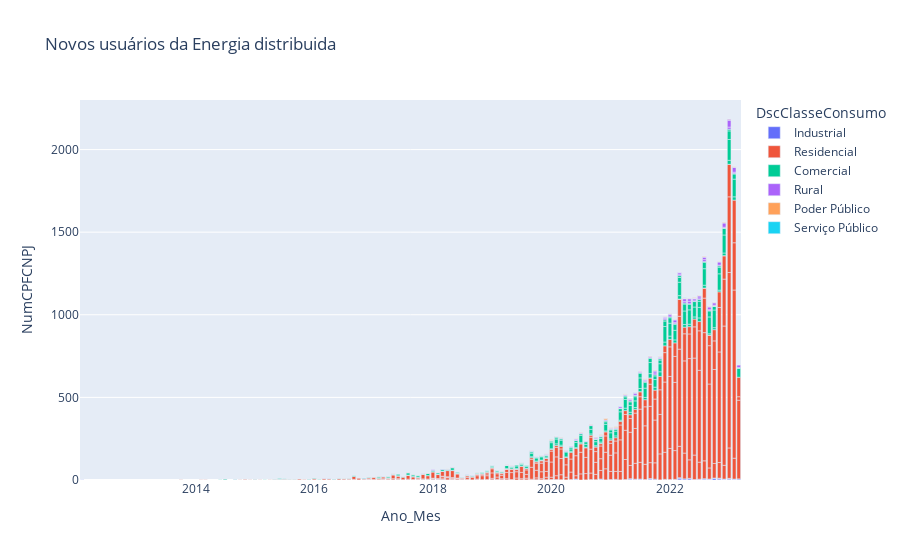

Notebook code for this chart:
### Code cell
import plotly.express as px
import pandas as pd
import dash
import dash_core_components as dcc
import dash_html_components as html
from dash.dependencies import Input, Output


df['Mes'] = pd.DatetimeIndex(df['DthAtualizaCadastralEmpreend']).month
df['Ano'] = pd.DatetimeIndex(df['DthAtualizaCadastralEmpreend']).year
df['Ano_Mes'] = pd.to_datetime(df['DthAtualizaCadastralEmpreend']).dt.strftime('%Y-%m')


# cria uma cópia do DataFrame sem valores nulos de NumCPFCNPJ
df_clean = df.dropna(subset=['NumCPFCNPJ']).copy()

# filtra apenas as SigUFs desejadas
df_clean = df_clean[df_clean['SigUF'].isin(['BA', 'AL', 'AC', 'AM', 'AP'])]

# agrupa os dados por ano, mês, SigUF e DscClasseConsumo
counts = df_clean.groupby(['Ano_Mes', 'SigUF', 'DscClasseConsumo']).agg({'NumCPFCNPJ': 'nunique'}).reset_index()

# Cria uma lista com as opções de SigUF
sigufs = df_clean['SigUF'].unique()

# cria o gráfico de áreas empilhadas animado
fig_3 = px.bar(counts, x="Ano_Mes", y="NumCPFCNPJ", color="DscClasseConsumo", title="Novos usuários da Energia distribuida")

# cria o aplicativo Dash
app = dash.Dash(__name__)

# cria a caixa de seleção
siguf_dropdown = dcc.Dropdown(
    id='siguf_dropdown',
    options=[{'label': siguf, 'value': siguf} for siguf in sigufs],
    value=sigufs[0]
)

# define o layout do aplicativo
app.layout = html.Div([
    html.H1('Novos usuários da Energia distribuida'),
    siguf_dropdown,
    dcc.Graph(id='grafico')
])

# define a função de callback que atualiza o gráfico quando a caixa de seleção é alterada
@app.callback(
    Output('grafico', 'figure'),
    Input('siguf_dropdown', 'value')
)
def update_graph(siguf):
    # filtra os dados de acordo com a SigUF selecionada na caixa de seleção
    counts_filtered = counts[counts['SigUF'] == siguf]
    # cria um novo gráfico com os dados filtrados
    fig_3_filtered = px.bar(counts_filtered, x="Ano_Mes", y="NumCPFCNPJ", color="DscClasseConsumo")
    fig_3_filtered.update_layout(title_text="Novos usuários da Energia distribuida ({})".format(siguf))
    # retorna o novo gráfico
    return fig_3_filtered

### Figure 1 — Plotly figure (JSON) as saved in the notebook; plotly's stock layout.template omitted (floating-point values rounded to 4 significant figures; data arrays with more than 128 entries replaced by an {"elided": "..."} marker saying what was removed)
{"data": [{"alignmentgroup": "True", "hovertemplate": "DscClasseConsumo=Industrial<br>Ano_Mes=%{x}<br>NumCPFCNPJ=%{y}<extra></extra>", "legendgroup": "Industrial", "marker": {"color": "#636efa", "pattern": {"shape": ""}}, "name": "Industrial", "offsetgroup": "Industrial", "orientation": "v", "showlegend": true, "textposition": "auto", "type": "bar", "x": ["2012-02", "2014-09", "2016-05", "2016-07", "2016-11", "2016-12", "2017-01", "2017-10", "2018-01", "2018-02", "2018-03", "2018-04", "2018-05", "2018-06", "2018-08", "2018-10", "2018-10", "2018-11", "2019-01", "2019-02", "2019-03", "2019-04", "2019-07", "2019-08", "2019-09", "2019-10", "2019-10", "2019-11", "2019-12", "2020-01", "2020-01", "2020-02", "2020-03", "2020-03", "2020-04", "2020-05", "2020-05", "2020-06", "2020-06", "2020-06", "2020-08", "2020-09", "2020-10", "2020-10", "2020-11", "2020-11", "2020-11", "2020-12", "2021-01", "2021-02", "2021-02", "2021-02", "2021-03", "2021-04", "2021-04", "2021-05", "2021-05", "2021-05", "2021-06", "2021-06", "2021-06", "2021-07", "2021-07", "2021-08", "2021-08", "2021-09", "2021-09", "2021-09", "2021-10", "2021-10", "2021-11", "2021-12", "2021-12", "2021-12", "2022-01", "2022-01", "2022-02", "2022-02", "2022-03", "2022-03", "2022-03", "2022-04", "2022-04", "2022-05", "2022-05", "2022-06", "2022-06", "2022-07", "2022-07", "2022-08", "2022-08", "2022-09", "2022-09", "2022-10", "2022-10", "2022-11", "2022-11", "2022-11", "2022-12", "2022-12", "2022-12", "2023-01", "2023-01", "2023-01", "2023-02", "2023-02", "2023-02", "2023-03", "2023-03"], "xaxis": "x", "y": [1, 1, 1, 1, 1, 1, 1, 1, 2, 1, 3, 1, 1, 1, 1, 1, 1, 1, 2, 1, 2, 1, 1, 1, 1, 1, 1, 1, 2, 1, 2, 3, 1, 1, 1, 1, 2, 1, 4, 1, 1, 3, 1, 1, 1, 3, 2, 1, 3, 2, 1, 1, 1, 1, 2, 1, 4, 3, 1, 2, 2, 5, 1, 2, 1, 1, 5, 3, 1, 4, 1, 1, 2, 1, 1, 2, 3, 1, 1, 9, 4, 1, 6, 7, 3, 1, 2, 4, 1, 3, 5, 3, 3, 9, 3, 2, 7, 2, 1, 3, 2, 4, 5, 1, 1, 4, 1, 6, 1], "yaxis": "y"}, {"alignmentgroup": "True", "hovertemplate": "DscClasseConsumo=Residencial<br>Ano_Mes=%{x}<br>NumCPFCNPJ=%{y}<extra></extra>", "legendgroup": "Residencial", "marker": {"color": "#EF553B", "pattern": {"shape": ""}}, "name": "Residencial", "offsetgroup": "Residencial", "orientation": "v", "showlegend": true, "textposition": "auto", "type": "bar", "x": {"elided": "341 str values"}, "xaxis": "x", "y": {"elided": "341 int values"}, "yaxis": "y"}, {"alignmentgroup": "True", "hovertemplate": "DscClasseConsumo=Comercial<br>Ano_Mes=%{x}<br>NumCPFCNPJ=%{y}<extra></extra>", "legendgroup": "Comercial", "marker": {"color": "#00cc96", "pattern": {"shape": ""}}, "name": "Comercial", "offsetgroup": "Comercial", "orientation": "v", "showlegend": true, "textposition": "auto", "type": "bar", "x": {"elided": "281 str values"}, "xaxis": "x", "y": {"elided": "281 int values"}, "yaxis": "y"}, {"alignmentgroup": "True", "hovertemplate": "DscClasseConsumo=Rural<br>Ano_Mes=%{x}<br>NumCPFCNPJ=%{y}<extra></extra>", "legendgroup": "Rural", "marker": {"color": "#ab63fa", "pattern": {"shape": ""}}, "name": "Rural", "offsetgroup": "Rural", "orientation": "v", "showlegend": true, "textposition": "auto", "type": "bar", "x": {"elided": "132 str values"}, "xaxis": "x", "y": {"elided": "132 int values"}, "yaxis": "y"}, {"alignmentgroup": "True", "hovertemplate": "DscClasseConsumo=Poder Público<br>Ano_Mes=%{x}<br>NumCPFCNPJ=%{y}<extra></extra>", "legendgroup": "Poder Público", "marker": {"color": "#FFA15A", "pattern": {"shape": ""}}, "name": "Poder Público", "offsetgroup": "Poder Público", "orientation": "v", "showlegend": true, "textposition": "auto", "type": "bar", "x": ["2016-07", "2017-02", "2017-04", "2017-05", "2017-07", "2017-08", "2017-08", "2017-09", "2017-12", "2018-02", "2018-04", "2018-05", "2018-10", "2019-01", "2019-03", "2019-04", "2019-05", "2019-07", "2019-09", "2019-11", "2019-12", "2020-01", "2020-01", "2020-02", "2020-03", "2020-04", "2020-06", "2020-06", "2020-07", "2020-09", "2020-10", "2020-11", "2020-11", "2020-12", "2020-12", "2021-01", "2021-01", "2021-02", "2021-02", "2021-04", "2021-04", "2021-05", "2021-07", "2021-08", "2021-08", "2021-09", "2021-10", "2021-10", "2021-11", "2021-11", "2021-11", "2021-12", "2022-01", "2022-01", "2022-02", "2022-04", "2022-04", "2022-04", "2022-05", "2022-06", "2022-06", "2022-07", "2022-07", "2022-08", "2022-08", "2022-08", "2022-09", "2022-09", "2022-10", "2022-11", "2022-11", "2022-12", "2023-01", "2023-02", "2023-02", "2023-02"], "xaxis": "x", "y": [1, 1, 1, 1, 1, 1, 1, 1, 1, 1, 1, 1, 1, 1, 1, 1, 1, 1, 1, 1, 1, 2, 2, 1, 2, 2, 1, 1, 2, 2, 2, 2, 2, 9, 1, 4, 1, 2, 4, 2, 1, 1, 1, 3, 1, 2, 1, 3, 1, 2, 1, 1, 1, 1, 1, 1, 1, 1, 1, 1, 2, 2, 1, 1, 3, 1, 2, 1, 1, 1, 1, 3, 1, 3, 1, 1], "yaxis": "y"}, {"alignmentgroup": "True", "hovertemplate": "DscClasseConsumo=Serviço Público<br>Ano_Mes=%{x}<br>NumCPFCNPJ=%{y}<extra></extra>", "legendgroup": "Serviço Público", "marker": {"color": "#19d3f3", "pattern": {"shape": ""}}, "name": "Serviço Público", "offsetgroup": "Serviço Público", "orientation": "v", "showlegend": true, "textposition": "auto", "type": "bar", "x": ["2019-01", "2020-04", "2021-03", "2021-06", "2022-04"], "xaxis": "x", "y": [1, 1, 1, 1, 1], "yaxis": "y"}], "layout": {"barmode": "relative", "legend": {"title": {"text": "DscClasseConsumo"}, "tracegroupgap": 0}, "title": {"text": "Novos usuários da Energia distribuida"}, "xaxis": {"anchor": "y", "domain": [0, 1], "title": {"text": "Ano_Mes"}}, "yaxis": {"anchor": "x", "domain": [0, 1], "title": {"text": "NumCPFCNPJ"}}}}
